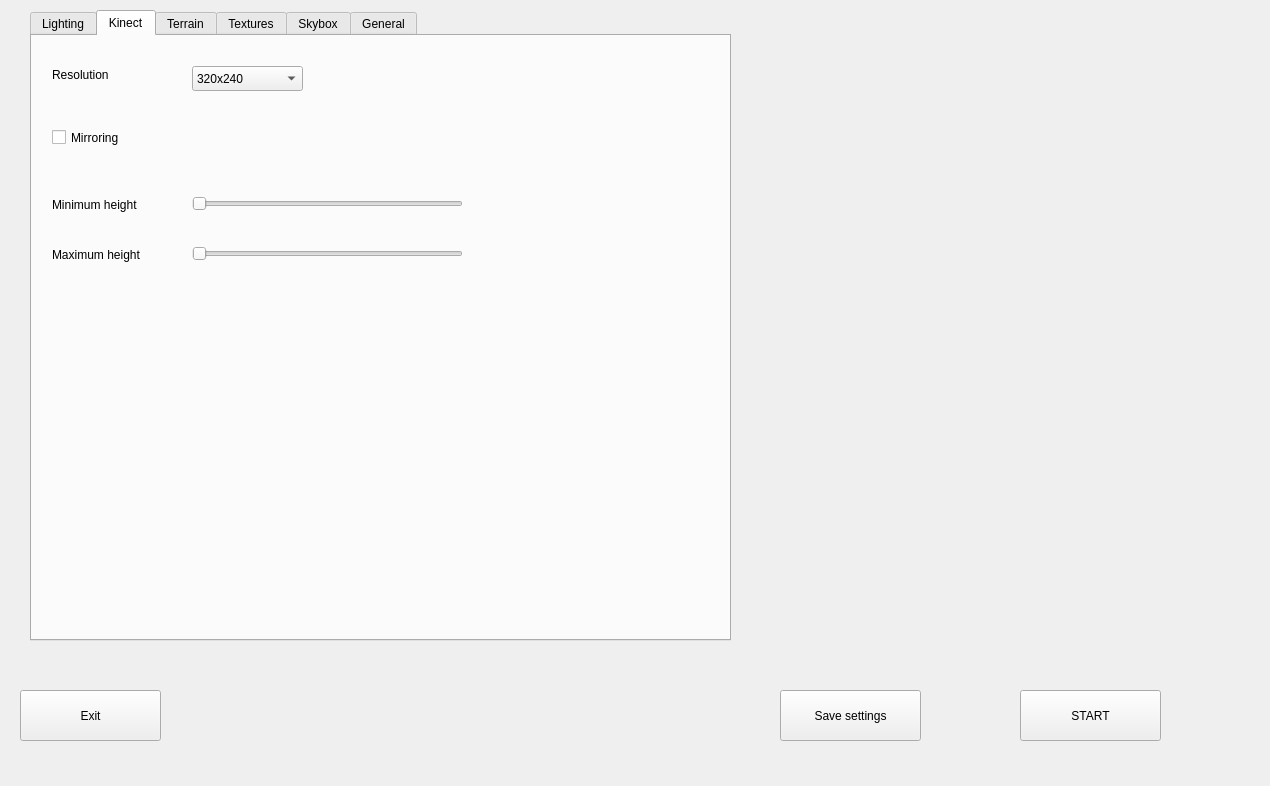
<?xml version="1.0" encoding="UTF-8"?>
<ui version="4.0">
 <class>Sandbox</class>
 <widget class="QMainWindow" name="Sandbox">
  <property name="geometry">
   <rect>
    <x>0</x>
    <y>0</y>
    <width>1270</width>
    <height>786</height>
   </rect>
  </property>
  <property name="windowTitle">
   <string>Sandbox</string>
  </property>
  <widget class="QWidget" name="centralWidget">
   <widget class="SandboxWidget" name="widget" native="true">
    <property name="geometry">
     <rect>
      <x>780</x>
      <y>40</y>
      <width>380</width>
      <height>280</height>
     </rect>
    </property>
   </widget>
   <widget class="QLabel" name="label">
    <property name="geometry">
     <rect>
      <x>780</x>
      <y>350</y>
      <width>380</width>
      <height>280</height>
     </rect>
    </property>
    <property name="autoFillBackground">
     <bool>true</bool>
    </property>
    <property name="text">
     <string/>
    </property>
   </widget>
   <widget class="QTabWidget" name="tabWidget">
    <property name="geometry">
     <rect>
      <x>30</x>
      <y>10</y>
      <width>701</width>
      <height>631</height>
     </rect>
    </property>
    <property name="currentIndex">
     <number>1</number>
    </property>
    <widget class="QWidget" name="Lighting">
     <attribute name="title">
      <string>Lighting</string>
     </attribute>
     <widget class="QGroupBox" name="color">
      <property name="geometry">
       <rect>
        <x>30</x>
        <y>40</y>
        <width>221</width>
        <height>251</height>
       </rect>
      </property>
      <property name="title">
       <string>Color</string>
      </property>
      <widget class="QSlider" name="color_R">
       <property name="geometry">
        <rect>
         <x>30</x>
         <y>70</y>
         <width>16</width>
         <height>160</height>
        </rect>
       </property>
       <property name="orientation">
        <enum>Qt::Vertical</enum>
       </property>
      </widget>
      <widget class="QSlider" name="color_G">
       <property name="geometry">
        <rect>
         <x>90</x>
         <y>70</y>
         <width>16</width>
         <height>160</height>
        </rect>
       </property>
       <property name="orientation">
        <enum>Qt::Vertical</enum>
       </property>
      </widget>
      <widget class="QSlider" name="color_B">
       <property name="geometry">
        <rect>
         <x>150</x>
         <y>70</y>
         <width>16</width>
         <height>160</height>
        </rect>
       </property>
       <property name="orientation">
        <enum>Qt::Vertical</enum>
       </property>
      </widget>
      <widget class="QLabel" name="color_label_R">
       <property name="geometry">
        <rect>
         <x>30</x>
         <y>40</y>
         <width>16</width>
         <height>17</height>
        </rect>
       </property>
       <property name="text">
        <string>R</string>
       </property>
      </widget>
      <widget class="QLabel" name="color_label_G">
       <property name="geometry">
        <rect>
         <x>90</x>
         <y>40</y>
         <width>16</width>
         <height>17</height>
        </rect>
       </property>
       <property name="text">
        <string>G</string>
       </property>
      </widget>
      <widget class="QLabel" name="color_label_B">
       <property name="geometry">
        <rect>
         <x>150</x>
         <y>40</y>
         <width>16</width>
         <height>17</height>
        </rect>
       </property>
       <property name="text">
        <string>B</string>
       </property>
      </widget>
     </widget>
     <widget class="QGroupBox" name="Direction">
      <property name="geometry">
       <rect>
        <x>360</x>
        <y>40</y>
        <width>221</width>
        <height>251</height>
       </rect>
      </property>
      <property name="title">
       <string>Direction</string>
      </property>
      <widget class="QSlider" name="direction_X">
       <property name="geometry">
        <rect>
         <x>30</x>
         <y>70</y>
         <width>16</width>
         <height>160</height>
        </rect>
       </property>
       <property name="orientation">
        <enum>Qt::Vertical</enum>
       </property>
      </widget>
      <widget class="QSlider" name="direction_Y">
       <property name="geometry">
        <rect>
         <x>90</x>
         <y>70</y>
         <width>16</width>
         <height>160</height>
        </rect>
       </property>
       <property name="orientation">
        <enum>Qt::Vertical</enum>
       </property>
      </widget>
      <widget class="QSlider" name="direction_Z">
       <property name="geometry">
        <rect>
         <x>150</x>
         <y>70</y>
         <width>16</width>
         <height>160</height>
        </rect>
       </property>
       <property name="orientation">
        <enum>Qt::Vertical</enum>
       </property>
      </widget>
      <widget class="QLabel" name="direction_label_Y">
       <property name="geometry">
        <rect>
         <x>90</x>
         <y>40</y>
         <width>16</width>
         <height>17</height>
        </rect>
       </property>
       <property name="text">
        <string>Y</string>
       </property>
      </widget>
      <widget class="QLabel" name="direction_label_Z">
       <property name="geometry">
        <rect>
         <x>150</x>
         <y>40</y>
         <width>16</width>
         <height>17</height>
        </rect>
       </property>
       <property name="text">
        <string>Z</string>
       </property>
      </widget>
      <widget class="QLabel" name="direction_label_X">
       <property name="geometry">
        <rect>
         <x>30</x>
         <y>40</y>
         <width>16</width>
         <height>17</height>
        </rect>
       </property>
       <property name="text">
        <string>X</string>
       </property>
      </widget>
     </widget>
    </widget>
    <widget class="QWidget" name="Kinect">
     <attribute name="title">
      <string>Kinect</string>
     </attribute>
     <widget class="QComboBox" name="resolution">
      <property name="geometry">
       <rect>
        <x>160</x>
        <y>30</y>
        <width>111</width>
        <height>25</height>
       </rect>
      </property>
      <item>
       <property name="text">
        <string>320x240</string>
       </property>
      </item>
      <item>
       <property name="text">
        <string>640x480</string>
       </property>
      </item>
     </widget>
     <widget class="QLabel" name="resolution_label">
      <property name="geometry">
       <rect>
        <x>20</x>
        <y>30</y>
        <width>81</width>
        <height>17</height>
       </rect>
      </property>
      <property name="text">
       <string>Resolution</string>
      </property>
     </widget>
     <widget class="QCheckBox" name="mirroring">
      <property name="geometry">
       <rect>
        <x>20</x>
        <y>90</y>
        <width>91</width>
        <height>23</height>
       </rect>
      </property>
      <property name="text">
       <string>Mirroring</string>
      </property>
     </widget>
     <widget class="QSlider" name="minHeight">
      <property name="geometry">
       <rect>
        <x>160</x>
        <y>160</y>
        <width>271</width>
        <height>16</height>
       </rect>
      </property>
      <property name="orientation">
       <enum>Qt::Horizontal</enum>
      </property>
     </widget>
     <widget class="QLabel" name="minHeight_label">
      <property name="geometry">
       <rect>
        <x>20</x>
        <y>160</y>
        <width>121</width>
        <height>17</height>
       </rect>
      </property>
      <property name="text">
       <string>Minimum height</string>
      </property>
     </widget>
     <widget class="QLabel" name="maxHeight_label">
      <property name="geometry">
       <rect>
        <x>20</x>
        <y>210</y>
        <width>121</width>
        <height>17</height>
       </rect>
      </property>
      <property name="text">
       <string>Maximum height</string>
      </property>
     </widget>
     <widget class="QSlider" name="maxHeight">
      <property name="geometry">
       <rect>
        <x>160</x>
        <y>210</y>
        <width>271</width>
        <height>16</height>
       </rect>
      </property>
      <property name="orientation">
       <enum>Qt::Horizontal</enum>
      </property>
     </widget>
     <widget class="QLabel" name="minHeightValue">
      <property name="geometry">
       <rect>
        <x>470</x>
        <y>160</y>
        <width>61</width>
        <height>17</height>
       </rect>
      </property>
      <property name="text">
       <string/>
      </property>
     </widget>
     <widget class="QLabel" name="maxHeightValue">
      <property name="geometry">
       <rect>
        <x>470</x>
        <y>210</y>
        <width>61</width>
        <height>17</height>
       </rect>
      </property>
      <property name="text">
       <string/>
      </property>
     </widget>
    </widget>
    <widget class="QWidget" name="Terrain">
     <attribute name="title">
      <string>Terrain</string>
     </attribute>
    </widget>
    <widget class="QWidget" name="Textures">
     <attribute name="title">
      <string>Textures</string>
     </attribute>
    </widget>
    <widget class="QWidget" name="Skybox">
     <attribute name="title">
      <string>Skybox</string>
     </attribute>
    </widget>
    <widget class="QWidget" name="General">
     <attribute name="title">
      <string>General</string>
     </attribute>
    </widget>
   </widget>
   <widget class="QPushButton" name="start">
    <property name="geometry">
     <rect>
      <x>1020</x>
      <y>690</y>
      <width>141</width>
      <height>51</height>
     </rect>
    </property>
    <property name="text">
     <string>START</string>
    </property>
   </widget>
   <widget class="QPushButton" name="exit">
    <property name="geometry">
     <rect>
      <x>20</x>
      <y>690</y>
      <width>141</width>
      <height>51</height>
     </rect>
    </property>
    <property name="text">
     <string>Exit</string>
    </property>
   </widget>
   <widget class="QPushButton" name="save">
    <property name="geometry">
     <rect>
      <x>780</x>
      <y>690</y>
      <width>141</width>
      <height>51</height>
     </rect>
    </property>
    <property name="text">
     <string>Save settings</string>
    </property>
   </widget>
  </widget>
 </widget>
 <layoutdefault spacing="6" margin="11"/>
 <customwidgets>
  <customwidget>
   <class>SandboxWidget</class>
   <extends>QWidget</extends>
   <header>sandboxwidget.h</header>
   <container>1</container>
  </customwidget>
 </customwidgets>
 <resources/>
 <connections/>
</ui>
